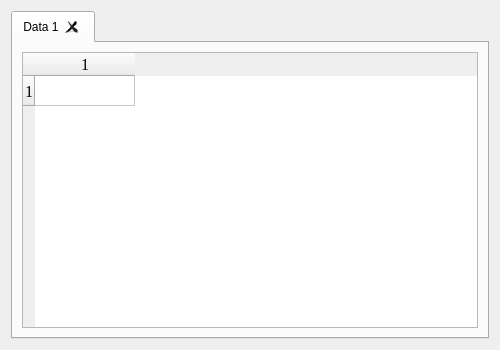
<?xml version="1.0" encoding="UTF-8"?>
<ui version="4.0">
 <class>Form</class>
 <widget class="QWidget" name="Form">
  <property name="geometry">
   <rect>
    <x>0</x>
    <y>0</y>
    <width>500</width>
    <height>350</height>
   </rect>
  </property>
  <property name="minimumSize">
   <size>
    <width>500</width>
    <height>350</height>
   </size>
  </property>
  <property name="windowTitle">
   <string>Form</string>
  </property>
  <layout class="QGridLayout" name="gridLayout">
   <item row="0" column="0">
    <widget class="QTabWidget" name="tab_tables">
     <property name="currentIndex">
      <number>0</number>
     </property>
     <property name="documentMode">
      <bool>false</bool>
     </property>
     <property name="tabsClosable">
      <bool>true</bool>
     </property>
     <widget class="QWidget" name="tab1">
      <attribute name="title">
       <string>Data 1</string>
      </attribute>
      <layout class="QGridLayout" name="gridLayout_2">
       <item row="0" column="0">
        <widget class="QTableWidget" name="table1">
         <property name="font">
          <font>
           <family>Times New Roman</family>
           <pointsize>12</pointsize>
          </font>
         </property>
         <property name="rowCount">
          <number>1</number>
         </property>
         <property name="columnCount">
          <number>1</number>
         </property>
         <row/>
         <column/>
        </widget>
       </item>
      </layout>
     </widget>
    </widget>
   </item>
  </layout>
 </widget>
 <resources/>
 <connections/>
</ui>
